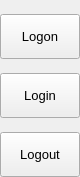
                 <widget class="QFrame" name="extraRightBox">
                  <property name="minimumSize">
                   <size>
                    <width>0</width>
                    <height>0</height>
                   </size>
                  </property>
                  <property name="maximumSize">
                   <size>
                    <width>0</width>
                    <height>16777215</height>
                   </size>
                  </property>
                  <property name="frameShape">
                   <enum>QFrame::NoFrame</enum>
                  </property>
                  <property name="frameShadow">
                   <enum>QFrame::Raised</enum>
                  </property>
                  <layout class="QVBoxLayout" name="verticalLayout_7">
                   <property name="spacing">
                    <number>0</number>
                   </property>
                   <property name="leftMargin">
                    <number>0</number>
                   </property>
                   <property name="topMargin">
                    <number>0</number>
                   </property>
                   <property name="rightMargin">
                    <number>0</number>
                   </property>
                   <property name="bottomMargin">
                    <number>0</number>
                   </property>
                   <item>
                    <widget class="QFrame" name="themeSettingsTopDetail">
                     <property name="maximumSize">
                      <size>
                       <width>16777215</width>
                       <height>3</height>
                      </size>
                     </property>
                     <property name="frameShape">
                      <enum>QFrame::NoFrame</enum>
                     </property>
                     <property name="frameShadow">
                      <enum>QFrame::Raised</enum>
                     </property>
                    </widget>
                   </item>
                   <item>
                    <widget class="QFrame" name="contentSettings">
                     <property name="frameShape">
                      <enum>QFrame::NoFrame</enum>
                     </property>
                     <property name="frameShadow">
                      <enum>QFrame::Raised</enum>
                     </property>
                     <layout class="QVBoxLayout" name="verticalLayout_13">
                      <property name="spacing">
                       <number>0</number>
                      </property>
                      <property name="leftMargin">
                       <number>0</number>
                      </property>
                      <property name="topMargin">
                       <number>0</number>
                      </property>
                      <property name="rightMargin">
                       <number>0</number>
                      </property>
                      <property name="bottomMargin">
                       <number>0</number>
                      </property>
                      <item alignment="Qt::AlignTop">
                       <widget class="QFrame" name="topMenus">
                        <property name="frameShape">
                         <enum>QFrame::NoFrame</enum>
                        </property>
                        <property name="frameShadow">
                         <enum>QFrame::Raised</enum>
                        </property>
                        <layout class="QVBoxLayout" name="verticalLayout_14">
                         <property name="spacing">
                          <number>0</number>
                         </property>
                         <property name="leftMargin">
                          <number>0</number>
                         </property>
                         <property name="topMargin">
                          <number>0</number>
                         </property>
                         <property name="rightMargin">
                          <number>0</number>
                         </property>
                         <property name="bottomMargin">
                          <number>0</number>
                         </property>
                         <item>
                          <widget class="QLabel" name="label_22">
                           <property name="text">
                            <string/>
                           </property>
                          </widget>
                         </item>
                         <item>
                          <widget class="QPushButton" name="btn_logon">
                           <property name="sizePolicy">
                            <sizepolicy hsizetype="Expanding" vsizetype="Fixed">
                             <horstretch>0</horstretch>
                             <verstretch>0</verstretch>
                            </sizepolicy>
                           </property>
                           <property name="minimumSize">
                            <size>
                             <width>0</width>
                             <height>45</height>
                            </size>
                           </property>
                           <property name="font">
                            <font>
                             <family>Segoe UI</family>
                             <pointsize>10</pointsize>
                             <italic>false</italic>
                             <bold>false</bold>
                            </font>
                           </property>
                           <property name="cursor">
                            <cursorShape>PointingHandCursor</cursorShape>
                           </property>
                           <property name="layoutDirection">
                            <enum>Qt::LeftToRight</enum>
                           </property>
                           <property name="styleSheet">
                            <string notr="true">background-image: url(:/icons/images/icons/cil-plus.png);</string>
                           </property>
                           <property name="text">
                            <string>Logon</string>
                           </property>
                          </widget>
                         </item>
                         <item>
                          <widget class="QLabel" name="label_21">
                           <property name="text">
                            <string/>
                           </property>
                          </widget>
                         </item>
                         <item>
                          <widget class="QPushButton" name="btn_login">
                           <property name="sizePolicy">
                            <sizepolicy hsizetype="Expanding" vsizetype="Fixed">
                             <horstretch>0</horstretch>
                             <verstretch>0</verstretch>
                            </sizepolicy>
                           </property>
                           <property name="minimumSize">
                            <size>
                             <width>0</width>
                             <height>45</height>
                            </size>
                           </property>
                           <property name="font">
                            <font>
                             <family>Segoe UI</family>
                             <pointsize>10</pointsize>
                             <italic>false</italic>
                             <bold>false</bold>
                            </font>
                           </property>
                           <property name="cursor">
                            <cursorShape>PointingHandCursor</cursorShape>
                           </property>
                           <property name="layoutDirection">
                            <enum>Qt::LeftToRight</enum>
                           </property>
                           <property name="styleSheet">
                            <string notr="true">background-image: url(:/icons/images/icons/cil-user-follow.png);</string>
                           </property>
                           <property name="text">
                            <string>Login</string>
                           </property>
                          </widget>
                         </item>
                         <item>
                          <widget class="QLabel" name="label_23">
                           <property name="text">
                            <string/>
                           </property>
                          </widget>
                         </item>
                         <item>
                          <widget class="QPushButton" name="btn_logout">
                           <property name="sizePolicy">
                            <sizepolicy hsizetype="Expanding" vsizetype="Fixed">
                             <horstretch>0</horstretch>
                             <verstretch>0</verstretch>
                            </sizepolicy>
                           </property>
                           <property name="minimumSize">
                            <size>
                             <width>0</width>
                             <height>45</height>
                            </size>
                           </property>
                           <property name="font">
                            <font>
                             <family>Segoe UI</family>
                             <pointsize>10</pointsize>
                             <italic>false</italic>
                             <bold>false</bold>
                            </font>
                           </property>
                           <property name="cursor">
                            <cursorShape>PointingHandCursor</cursorShape>
                           </property>
                           <property name="layoutDirection">
                            <enum>Qt::LeftToRight</enum>
                           </property>
                           <property name="styleSheet">
                            <string notr="true">background-image: url(:/icons/images/icons/cil-account-logout.png);</string>
                           </property>
                           <property name="text">
                            <string>Logout</string>
                           </property>
                          </widget>
                         </item>
                        </layout>
                       </widget>
                      </item>
                     </layout>
                    </widget>
                   </item>
                  </layout>
                 </widget>
